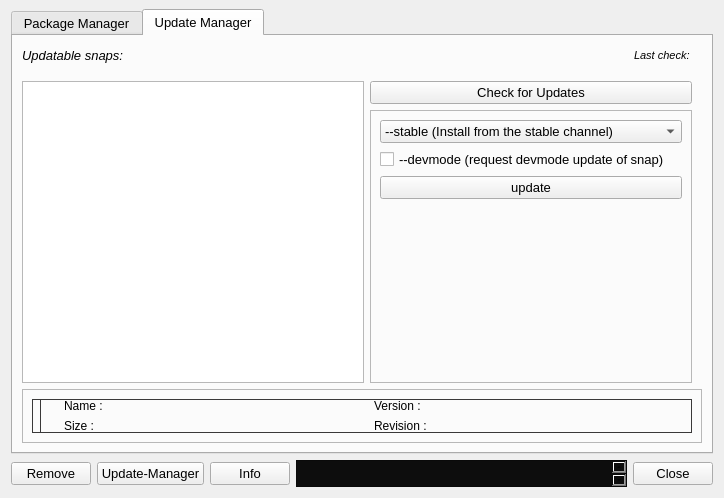
<?xml version="1.0" encoding="UTF-8"?>
<ui version="4.0">
 <class>Install_local_snap_dialog</class>
 <widget class="QDialog" name="Install_local_snap_dialog">
  <property name="geometry">
   <rect>
    <x>0</x>
    <y>0</y>
    <width>724</width>
    <height>498</height>
   </rect>
  </property>
  <property name="font">
   <font>
    <pointsize>10</pointsize>
   </font>
  </property>
  <property name="windowTitle">
   <string>Snap Package Installer</string>
  </property>
  <layout class="QVBoxLayout" name="verticalLayout">
   <property name="topMargin">
    <number>9</number>
   </property>
   <item>
    <widget class="QTabWidget" name="tabWidget">
     <property name="tabPosition">
      <enum>QTabWidget::North</enum>
     </property>
     <property name="currentIndex">
      <number>1</number>
     </property>
     <widget class="QWidget" name="tab">
      <attribute name="title">
       <string>Package Manager</string>
      </attribute>
      <layout class="QVBoxLayout" name="verticalLayout_9">
       <item>
        <widget class="QFrame" name="frame">
         <property name="frameShape">
          <enum>QFrame::StyledPanel</enum>
         </property>
         <property name="frameShadow">
          <enum>QFrame::Raised</enum>
         </property>
         <layout class="QVBoxLayout" name="verticalLayout_11">
          <item>
           <layout class="QHBoxLayout" name="horizontalLayout">
            <item>
             <widget class="QLineEdit" name="snap_path">
              <property name="readOnly">
               <bool>true</bool>
              </property>
              <property name="placeholderText">
               <string>Select a .snap package</string>
              </property>
             </widget>
            </item>
            <item>
             <widget class="QPushButton" name="choose_snap">
              <property name="text">
               <string>Select</string>
              </property>
             </widget>
            </item>
           </layout>
          </item>
          <item>
           <layout class="QHBoxLayout" name="horizontalLayout_3">
            <property name="topMargin">
             <number>10</number>
            </property>
            <item>
             <widget class="QCheckBox" name="devmode">
              <property name="text">
               <string>install with --devmode flag</string>
              </property>
             </widget>
            </item>
            <item>
             <widget class="QPushButton" name="install_button">
              <property name="text">
               <string>Install</string>
              </property>
             </widget>
            </item>
           </layout>
          </item>
         </layout>
        </widget>
       </item>
       <item>
        <widget class="QFrame" name="install_remove_frame">
         <property name="frameShape">
          <enum>QFrame::StyledPanel</enum>
         </property>
         <property name="frameShadow">
          <enum>QFrame::Raised</enum>
         </property>
         <layout class="QVBoxLayout" name="verticalLayout_8">
          <item>
           <layout class="QVBoxLayout" name="verticalLayout_2">
            <property name="topMargin">
             <number>0</number>
            </property>
            <item>
             <layout class="QHBoxLayout" name="horizontalLayout_4">
              <property name="topMargin">
               <number>0</number>
              </property>
              <item>
               <layout class="QVBoxLayout" name="verticalLayout_3">
                <property name="rightMargin">
                 <number>0</number>
                </property>
                <item>
                 <widget class="QLabel" name="label">
                  <property name="font">
                   <font>
                    <pointsize>10</pointsize>
                    <italic>true</italic>
                   </font>
                  </property>
                  <property name="text">
                   <string>Output</string>
                  </property>
                 </widget>
                </item>
                <item>
                 <widget class="QTextEdit" name="terminal_output">
                  <property name="font">
                   <font>
                    <pointsize>11</pointsize>
                   </font>
                  </property>
                  <property name="styleSheet">
                   <string notr="true">background-color:#0D0D0D;
color: rgb(128, 89, 120);
background-image: url(:/images/images/grid.png);
background-attachment: fixed;</string>
                  </property>
                  <property name="readOnly">
                   <bool>true</bool>
                  </property>
                 </widget>
                </item>
               </layout>
              </item>
              <item>
               <layout class="QVBoxLayout" name="verticalLayout_6">
                <property name="rightMargin">
                 <number>0</number>
                </property>
                <item>
                 <widget class="QLabel" name="label_2">
                  <property name="font">
                   <font>
                    <pointsize>10</pointsize>
                    <italic>true</italic>
                   </font>
                  </property>
                  <property name="text">
                   <string>Installed Packages</string>
                  </property>
                 </widget>
                </item>
                <item>
                 <widget class="QListWidget" name="installed_package">
                  <property name="font">
                   <font>
                    <pointsize>12</pointsize>
                    <weight>75</weight>
                    <bold>true</bold>
                   </font>
                  </property>
                  <property name="styleSheet">
                   <string notr="true"/>
                  </property>
                  <property name="alternatingRowColors">
                   <bool>true</bool>
                  </property>
                  <property name="sortingEnabled">
                   <bool>true</bool>
                  </property>
                 </widget>
                </item>
               </layout>
              </item>
             </layout>
            </item>
           </layout>
          </item>
          <item>
           <widget class="QWidget" name="property_grid" native="true">
            <property name="sizePolicy">
             <sizepolicy hsizetype="Preferred" vsizetype="Maximum">
              <horstretch>0</horstretch>
              <verstretch>0</verstretch>
             </sizepolicy>
            </property>
            <property name="styleSheet">
             <string notr="true">border: 1px solid #3A3939;</string>
            </property>
            <layout class="QGridLayout" name="property">
             <property name="leftMargin">
              <number>0</number>
             </property>
             <property name="topMargin">
              <number>0</number>
             </property>
             <property name="rightMargin">
              <number>0</number>
             </property>
             <property name="bottomMargin">
              <number>0</number>
             </property>
             <item row="0" column="1">
              <spacer name="horizontalSpacer_2">
               <property name="orientation">
                <enum>Qt::Horizontal</enum>
               </property>
               <property name="sizeType">
                <enum>QSizePolicy::Fixed</enum>
               </property>
               <property name="sizeHint" stdset="0">
                <size>
                 <width>17</width>
                 <height>0</height>
                </size>
               </property>
              </spacer>
             </item>
             <item row="0" column="2">
              <layout class="QGridLayout" name="gridLayout_2">
               <item row="1" column="0">
                <widget class="QLabel" name="label_5">
                 <property name="sizePolicy">
                  <sizepolicy hsizetype="Maximum" vsizetype="Maximum">
                   <horstretch>0</horstretch>
                   <verstretch>0</verstretch>
                  </sizepolicy>
                 </property>
                 <property name="styleSheet">
                  <string notr="true">border: 0px solid #3A3939;</string>
                 </property>
                 <property name="text">
                  <string>Size :</string>
                 </property>
                </widget>
               </item>
               <item row="1" column="1">
                <widget class="QLabel" name="size">
                 <property name="sizePolicy">
                  <sizepolicy hsizetype="Preferred" vsizetype="Maximum">
                   <horstretch>0</horstretch>
                   <verstretch>0</verstretch>
                  </sizepolicy>
                 </property>
                 <property name="styleSheet">
                  <string notr="true">border: 0px solid #3A3939;</string>
                 </property>
                 <property name="text">
                  <string/>
                 </property>
                </widget>
               </item>
               <item row="0" column="0">
                <widget class="QLabel" name="label_3">
                 <property name="sizePolicy">
                  <sizepolicy hsizetype="Maximum" vsizetype="Maximum">
                   <horstretch>0</horstretch>
                   <verstretch>0</verstretch>
                  </sizepolicy>
                 </property>
                 <property name="styleSheet">
                  <string notr="true">border: 0px solid #3A3939;</string>
                 </property>
                 <property name="text">
                  <string>Name :</string>
                 </property>
                </widget>
               </item>
               <item row="0" column="2">
                <widget class="QLabel" name="label_6">
                 <property name="sizePolicy">
                  <sizepolicy hsizetype="Maximum" vsizetype="Maximum">
                   <horstretch>0</horstretch>
                   <verstretch>0</verstretch>
                  </sizepolicy>
                 </property>
                 <property name="styleSheet">
                  <string notr="true">border: 0px solid #3A3939;</string>
                 </property>
                 <property name="text">
                  <string>Version :</string>
                 </property>
                </widget>
               </item>
               <item row="0" column="1">
                <widget class="QLabel" name="name">
                 <property name="sizePolicy">
                  <sizepolicy hsizetype="Preferred" vsizetype="Maximum">
                   <horstretch>0</horstretch>
                   <verstretch>0</verstretch>
                  </sizepolicy>
                 </property>
                 <property name="styleSheet">
                  <string notr="true">border: 0px solid #3A3939;</string>
                 </property>
                 <property name="text">
                  <string/>
                 </property>
                </widget>
               </item>
               <item row="0" column="3">
                <widget class="QLabel" name="version">
                 <property name="sizePolicy">
                  <sizepolicy hsizetype="Preferred" vsizetype="Maximum">
                   <horstretch>0</horstretch>
                   <verstretch>0</verstretch>
                  </sizepolicy>
                 </property>
                 <property name="styleSheet">
                  <string notr="true">border: 0px solid #3A3939;</string>
                 </property>
                 <property name="text">
                  <string/>
                 </property>
                </widget>
               </item>
               <item row="1" column="2">
                <widget class="QLabel" name="label_7">
                 <property name="sizePolicy">
                  <sizepolicy hsizetype="Maximum" vsizetype="Maximum">
                   <horstretch>0</horstretch>
                   <verstretch>0</verstretch>
                  </sizepolicy>
                 </property>
                 <property name="styleSheet">
                  <string notr="true">border: 0px solid #3A3939;</string>
                 </property>
                 <property name="text">
                  <string>Revision :</string>
                 </property>
                </widget>
               </item>
               <item row="1" column="3">
                <widget class="QLabel" name="revision">
                 <property name="sizePolicy">
                  <sizepolicy hsizetype="Preferred" vsizetype="Maximum">
                   <horstretch>0</horstretch>
                   <verstretch>0</verstretch>
                  </sizepolicy>
                 </property>
                 <property name="styleSheet">
                  <string notr="true">border: 0px solid #3A3939;</string>
                 </property>
                 <property name="text">
                  <string/>
                 </property>
                </widget>
               </item>
              </layout>
             </item>
             <item row="0" column="0">
              <widget class="QLabel" name="label_4">
               <property name="sizePolicy">
                <sizepolicy hsizetype="Maximum" vsizetype="Preferred">
                 <horstretch>0</horstretch>
                 <verstretch>0</verstretch>
                </sizepolicy>
               </property>
               <property name="text">
                <string/>
               </property>
               <property name="pixmap">
                <pixmap resource="rc.qrc">:/images/images/logo.png</pixmap>
               </property>
               <property name="scaledContents">
                <bool>true</bool>
               </property>
              </widget>
             </item>
            </layout>
           </widget>
          </item>
         </layout>
        </widget>
       </item>
      </layout>
     </widget>
     <widget class="QWidget" name="tab_2">
      <attribute name="title">
       <string>Update Manager</string>
      </attribute>
      <layout class="QVBoxLayout" name="verticalLayout_10">
       <item>
        <layout class="QHBoxLayout" name="horizontalLayout_6">
         <property name="topMargin">
          <number>0</number>
         </property>
         <item>
          <widget class="QLabel" name="label_8">
           <property name="sizePolicy">
            <sizepolicy hsizetype="Maximum" vsizetype="Preferred">
             <horstretch>0</horstretch>
             <verstretch>0</verstretch>
            </sizepolicy>
           </property>
           <property name="font">
            <font>
             <italic>true</italic>
            </font>
           </property>
           <property name="text">
            <string>Updatable snaps:</string>
           </property>
          </widget>
         </item>
         <item>
          <spacer name="horizontalSpacer">
           <property name="orientation">
            <enum>Qt::Horizontal</enum>
           </property>
           <property name="sizeHint" stdset="0">
            <size>
             <width>40</width>
             <height>20</height>
            </size>
           </property>
          </spacer>
         </item>
         <item>
          <widget class="QLabel" name="label_9">
           <property name="sizePolicy">
            <sizepolicy hsizetype="Maximum" vsizetype="Preferred">
             <horstretch>0</horstretch>
             <verstretch>0</verstretch>
            </sizepolicy>
           </property>
           <property name="font">
            <font>
             <pointsize>8</pointsize>
             <italic>true</italic>
            </font>
           </property>
           <property name="text">
            <string>Last check:</string>
           </property>
          </widget>
         </item>
         <item>
          <widget class="QLabel" name="last_checked">
           <property name="sizePolicy">
            <sizepolicy hsizetype="Maximum" vsizetype="Preferred">
             <horstretch>0</horstretch>
             <verstretch>0</verstretch>
            </sizepolicy>
           </property>
           <property name="font">
            <font>
             <pointsize>8</pointsize>
             <italic>true</italic>
            </font>
           </property>
           <property name="text">
            <string/>
           </property>
          </widget>
         </item>
        </layout>
       </item>
       <item>
        <layout class="QHBoxLayout" name="horizontalLayout_5">
         <property name="topMargin">
          <number>10</number>
         </property>
         <item>
          <widget class="QListWidget" name="updatable">
           <property name="font">
            <font>
             <pointsize>11</pointsize>
            </font>
           </property>
           <property name="styleSheet">
            <string notr="true"/>
           </property>
           <property name="alternatingRowColors">
            <bool>true</bool>
           </property>
           <property name="sortingEnabled">
            <bool>true</bool>
           </property>
          </widget>
         </item>
         <item>
          <layout class="QVBoxLayout" name="verticalLayout_5">
           <property name="rightMargin">
            <number>10</number>
           </property>
           <item>
            <widget class="QPushButton" name="check_for_update">
             <property name="text">
              <string>Check for Updates</string>
             </property>
            </widget>
           </item>
           <item>
            <widget class="QFrame" name="update_options">
             <property name="frameShape">
              <enum>QFrame::StyledPanel</enum>
             </property>
             <property name="frameShadow">
              <enum>QFrame::Raised</enum>
             </property>
             <layout class="QVBoxLayout" name="verticalLayout_7">
              <property name="topMargin">
               <number>9</number>
              </property>
              <item>
               <widget class="QComboBox" name="update_channels_combobox">
                <item>
                 <property name="text">
                  <string>--stable (Install from the stable channel)</string>
                 </property>
                </item>
                <item>
                 <property name="text">
                  <string>--edge (Install from the edge channel)</string>
                 </property>
                </item>
                <item>
                 <property name="text">
                  <string>--beta (Install from the beta channel)</string>
                 </property>
                </item>
                <item>
                 <property name="text">
                  <string>--candidate (Install from the candidate channel)</string>
                 </property>
                </item>
               </widget>
              </item>
              <item>
               <widget class="QCheckBox" name="devmode_update_checkbox">
                <property name="text">
                 <string>--devmode (request devmode update of snap)</string>
                </property>
               </widget>
              </item>
              <item>
               <widget class="QPushButton" name="update_button">
                <property name="text">
                 <string>update</string>
                </property>
               </widget>
              </item>
              <item>
               <spacer name="verticalSpacer">
                <property name="orientation">
                 <enum>Qt::Vertical</enum>
                </property>
                <property name="sizeHint" stdset="0">
                 <size>
                  <width>20</width>
                  <height>40</height>
                 </size>
                </property>
               </spacer>
              </item>
             </layout>
            </widget>
           </item>
          </layout>
         </item>
        </layout>
       </item>
       <item>
        <widget class="QFrame" name="update_frame">
         <property name="frameShape">
          <enum>QFrame::StyledPanel</enum>
         </property>
         <property name="frameShadow">
          <enum>QFrame::Raised</enum>
         </property>
         <layout class="QVBoxLayout" name="verticalLayout_4">
          <item>
           <widget class="QWidget" name="property_grid_2" native="true">
            <property name="sizePolicy">
             <sizepolicy hsizetype="Preferred" vsizetype="Maximum">
              <horstretch>0</horstretch>
              <verstretch>0</verstretch>
             </sizepolicy>
            </property>
            <property name="styleSheet">
             <string notr="true">border: 1px solid #3A3939;</string>
            </property>
            <layout class="QGridLayout" name="property_2">
             <property name="leftMargin">
              <number>0</number>
             </property>
             <property name="topMargin">
              <number>0</number>
             </property>
             <property name="rightMargin">
              <number>0</number>
             </property>
             <property name="bottomMargin">
              <number>0</number>
             </property>
             <item row="0" column="1">
              <spacer name="horizontalSpacer_3">
               <property name="orientation">
                <enum>Qt::Horizontal</enum>
               </property>
               <property name="sizeType">
                <enum>QSizePolicy::Fixed</enum>
               </property>
               <property name="sizeHint" stdset="0">
                <size>
                 <width>17</width>
                 <height>0</height>
                </size>
               </property>
              </spacer>
             </item>
             <item row="0" column="2">
              <layout class="QGridLayout" name="gridLayout_3">
               <item row="1" column="0">
                <widget class="QLabel" name="label_10">
                 <property name="sizePolicy">
                  <sizepolicy hsizetype="Maximum" vsizetype="Maximum">
                   <horstretch>0</horstretch>
                   <verstretch>0</verstretch>
                  </sizepolicy>
                 </property>
                 <property name="styleSheet">
                  <string notr="true">border: 0px solid #3A3939;</string>
                 </property>
                 <property name="text">
                  <string>Size :</string>
                 </property>
                </widget>
               </item>
               <item row="1" column="1">
                <widget class="QLabel" name="size_2">
                 <property name="sizePolicy">
                  <sizepolicy hsizetype="Preferred" vsizetype="Maximum">
                   <horstretch>0</horstretch>
                   <verstretch>0</verstretch>
                  </sizepolicy>
                 </property>
                 <property name="styleSheet">
                  <string notr="true">border: 0px solid #3A3939;</string>
                 </property>
                 <property name="text">
                  <string/>
                 </property>
                </widget>
               </item>
               <item row="0" column="0">
                <widget class="QLabel" name="label_11">
                 <property name="sizePolicy">
                  <sizepolicy hsizetype="Maximum" vsizetype="Maximum">
                   <horstretch>0</horstretch>
                   <verstretch>0</verstretch>
                  </sizepolicy>
                 </property>
                 <property name="styleSheet">
                  <string notr="true">border: 0px solid #3A3939;</string>
                 </property>
                 <property name="text">
                  <string>Name :</string>
                 </property>
                </widget>
               </item>
               <item row="0" column="2">
                <widget class="QLabel" name="label_12">
                 <property name="sizePolicy">
                  <sizepolicy hsizetype="Maximum" vsizetype="Maximum">
                   <horstretch>0</horstretch>
                   <verstretch>0</verstretch>
                  </sizepolicy>
                 </property>
                 <property name="styleSheet">
                  <string notr="true">border: 0px solid #3A3939;</string>
                 </property>
                 <property name="text">
                  <string>Version :</string>
                 </property>
                </widget>
               </item>
               <item row="0" column="1">
                <widget class="QLabel" name="name_2">
                 <property name="sizePolicy">
                  <sizepolicy hsizetype="Preferred" vsizetype="Maximum">
                   <horstretch>0</horstretch>
                   <verstretch>0</verstretch>
                  </sizepolicy>
                 </property>
                 <property name="styleSheet">
                  <string notr="true">border: 0px solid #3A3939;</string>
                 </property>
                 <property name="text">
                  <string/>
                 </property>
                </widget>
               </item>
               <item row="0" column="3">
                <widget class="QLabel" name="version_2">
                 <property name="sizePolicy">
                  <sizepolicy hsizetype="Preferred" vsizetype="Maximum">
                   <horstretch>0</horstretch>
                   <verstretch>0</verstretch>
                  </sizepolicy>
                 </property>
                 <property name="styleSheet">
                  <string notr="true">border: 0px solid #3A3939;</string>
                 </property>
                 <property name="text">
                  <string/>
                 </property>
                </widget>
               </item>
               <item row="1" column="2">
                <widget class="QLabel" name="label_13">
                 <property name="sizePolicy">
                  <sizepolicy hsizetype="Maximum" vsizetype="Maximum">
                   <horstretch>0</horstretch>
                   <verstretch>0</verstretch>
                  </sizepolicy>
                 </property>
                 <property name="styleSheet">
                  <string notr="true">border: 0px solid #3A3939;</string>
                 </property>
                 <property name="text">
                  <string>Revision :</string>
                 </property>
                </widget>
               </item>
               <item row="1" column="3">
                <widget class="QLabel" name="revision_2">
                 <property name="sizePolicy">
                  <sizepolicy hsizetype="Preferred" vsizetype="Maximum">
                   <horstretch>0</horstretch>
                   <verstretch>0</verstretch>
                  </sizepolicy>
                 </property>
                 <property name="styleSheet">
                  <string notr="true">border: 0px solid #3A3939;</string>
                 </property>
                 <property name="text">
                  <string/>
                 </property>
                </widget>
               </item>
              </layout>
             </item>
             <item row="0" column="0">
              <widget class="QLabel" name="label_14">
               <property name="sizePolicy">
                <sizepolicy hsizetype="Maximum" vsizetype="Preferred">
                 <horstretch>0</horstretch>
                 <verstretch>0</verstretch>
                </sizepolicy>
               </property>
               <property name="text">
                <string/>
               </property>
               <property name="pixmap">
                <pixmap resource="rc.qrc">:/images/images/logo.png</pixmap>
               </property>
               <property name="scaledContents">
                <bool>true</bool>
               </property>
              </widget>
             </item>
            </layout>
           </widget>
          </item>
         </layout>
        </widget>
       </item>
      </layout>
     </widget>
    </widget>
   </item>
   <item>
    <layout class="QHBoxLayout" name="horizontalLayout_2">
     <property name="topMargin">
      <number>0</number>
     </property>
     <item>
      <widget class="QPushButton" name="remove_selected_snap">
       <property name="sizePolicy">
        <sizepolicy hsizetype="Maximum" vsizetype="Fixed">
         <horstretch>0</horstretch>
         <verstretch>0</verstretch>
        </sizepolicy>
       </property>
       <property name="text">
        <string>Remove</string>
       </property>
      </widget>
     </item>
     <item>
      <widget class="QPushButton" name="update">
       <property name="text">
        <string>Update-Manager</string>
       </property>
       <property name="checkable">
        <bool>true</bool>
       </property>
      </widget>
     </item>
     <item>
      <widget class="QPushButton" name="selected_snap_info">
       <property name="sizePolicy">
        <sizepolicy hsizetype="Maximum" vsizetype="Fixed">
         <horstretch>0</horstretch>
         <verstretch>0</verstretch>
        </sizepolicy>
       </property>
       <property name="text">
        <string>Info</string>
       </property>
      </widget>
     </item>
     <item>
      <widget class="QTextEdit" name="info_terminal">
       <property name="sizePolicy">
        <sizepolicy hsizetype="Expanding" vsizetype="Fixed">
         <horstretch>0</horstretch>
         <verstretch>0</verstretch>
        </sizepolicy>
       </property>
       <property name="maximumSize">
        <size>
         <width>16777215</width>
         <height>27</height>
        </size>
       </property>
       <property name="font">
        <font>
         <pointsize>11</pointsize>
        </font>
       </property>
       <property name="styleSheet">
        <string notr="true">background-color:#0D0D0D;

background-image: url(:/images/images/grid.png);
background-attachment: fixed;</string>
       </property>
       <property name="readOnly">
        <bool>true</bool>
       </property>
      </widget>
     </item>
     <item>
      <widget class="QPushButton" name="close_dialog">
       <property name="sizePolicy">
        <sizepolicy hsizetype="Maximum" vsizetype="Fixed">
         <horstretch>0</horstretch>
         <verstretch>0</verstretch>
        </sizepolicy>
       </property>
       <property name="text">
        <string>Close</string>
       </property>
      </widget>
     </item>
    </layout>
   </item>
  </layout>
 </widget>
 <resources>
  <include location="rc.qrc"/>
 </resources>
 <connections/>
</ui>
